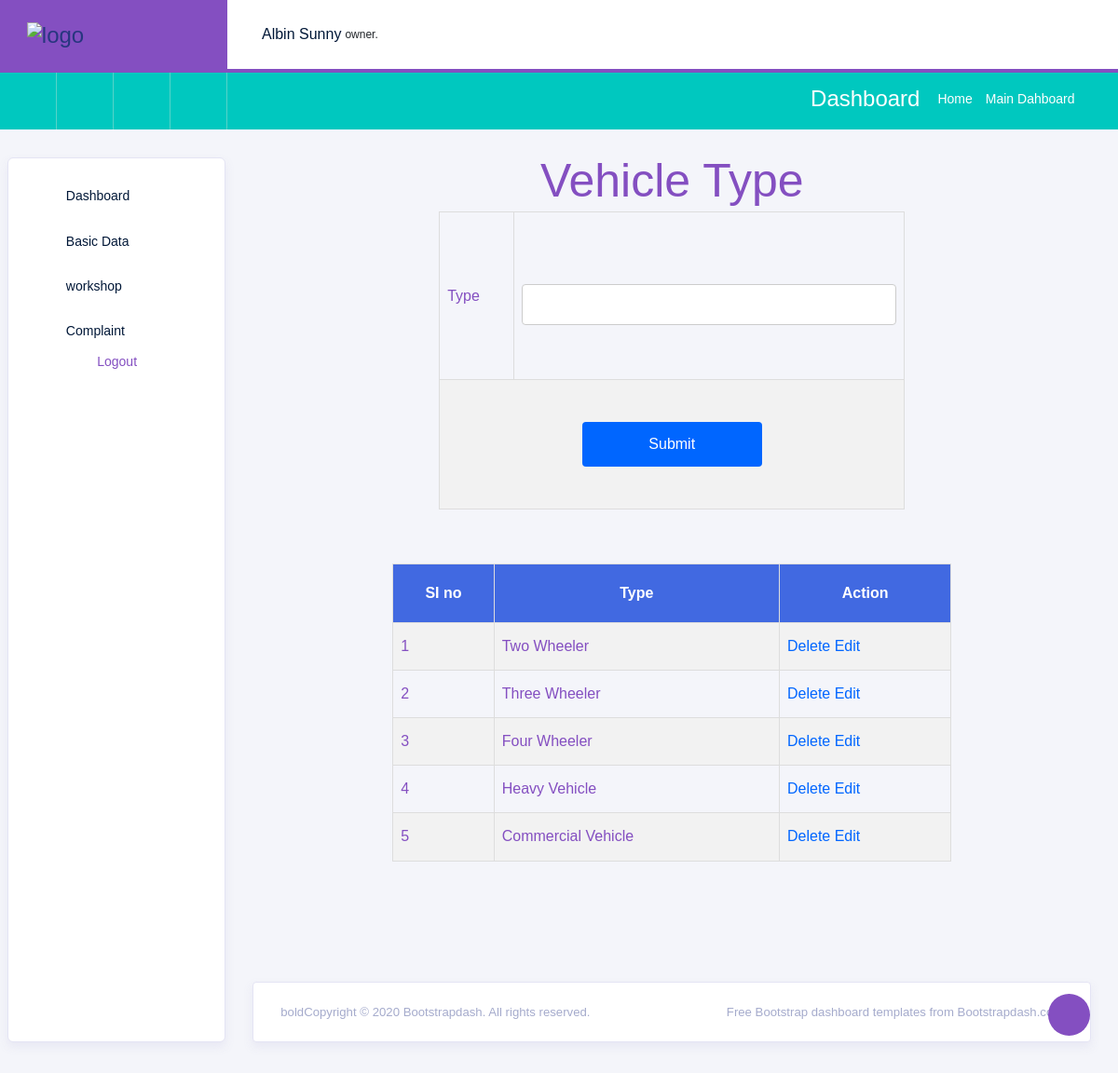
The app's page /admin/vechicletype.php with its own data.
### tables this page shows
CREATE TABLE tbl_vechicletype (
    vehicletype_id INT AUTO_INCREMENT PRIMARY KEY,
    vehicletype_name VARCHAR(100) NOT NULL,
    vehicletype_status INT DEFAULT 1,
    created_at TIMESTAMP DEFAULT CURRENT_TIMESTAMP
);

### admin/vechicletype.php (the view, shortened to what this page needs)
<?php
include('../Assets/Connection/Connection.php');
include("Head.php");
$ename="";
?>
<!DOCTYPE html PUBLIC "-//W3C//DTD XHTML 1.0 Transitional//EN" "http://www.w3.org/TR/xhtml1/DTD/xhtml1-transitional.dtd">
<html xmlns="http://www.w3.org/1999/xhtml">
<head>
</head>
<body>
<h1 align="center" style="color:#844fc1">Vehicle Type</h1>
<form id="form1" name="form1" method="post" action="">
  <table  width="500" height="320"border="1">
    <tr>
      <td>Type</td>
      <td><label for="txt_Type"></label>
      <input type="text" name="txt_Type" id="txt_Type" value="<?php echo $ename ?>"
	  required maxlength="50" pattern="[A-Z][A-Za-z\s]*"
       title="First letter must be capital, only letters and spaces are allowed."/>
    </tr>
    <tr>
      <td colspan="2"align="center"><input type="submit" name="btn_submit" id="btn_submit" value="Submit" /></td>
    </tr>
  </table>
  <p>&nbsp;</p>
  <p>&nbsp;</p>
  <table  width="600" height="320"border="1">
    <tr>
	<th style="background-color: #4169E1; color: white; text-align: center;">SI no</th>
	<th style="background-color: #4169E1; color: white; text-align: center;">Type</th>
	<th style="background-color: #4169E1; color: white; text-align: center;">Action</th>
    </tr>
   <?php
	$i=0;
	$sel="select * from tbl_vechicletype";
	$result=$conn->query($sel);
	while($row=$result->fetch_assoc())
	{
		$i++;
	?>
    <tr>
      <td><?php echo $i ?></td>
      <td><?php echo $row['vehicletype_name']?></td>
      <td><a href="Vechicletype.php?id=<?php echo $row['vehicletype_id']?>">Delete</a>
    <a href="Vechicletype.php?Eid=<?php echo $row['vehicletype_id']?>">Edit</a>
     </td>
    </tr>
    <?php
	}
	?>
  </table>
  <p>&nbsp;</p>
</form>
</body>
</html>
<?php
include("Foot.php");
?>

### Assets/Templates/Admin/form.css (style rules this page uses)
#tab td, #tab th { border: 1px solid #ddd; padding: 8px; color:#844fc1; }
#tab a { color:#06F; }
#tab tr:nth-child(even) { background-color: #f2f2f2; }
#tab th { padding-top: 12px; padding-bottom: 12px; text-align: left; background-color: #844fc1; color: white; }
input[type=text],[type=password],[type=email],[type=date], select { width: 100%; padding: 12px 20px; margin: 8px 0; display: inline-block; border: 1px solid #ccc; border-radius: 4px; box-sizing: border-box; }
input[type=submit] { width: 40%; background-color: #06F; color: white; padding: 15px; margin: 4px 0; border: none; border-radius: 4px; cursor: pointer; }

### records on screen
tbl_vechicletype: vehicletype_name "Two Wheeler"
tbl_vechicletype: vehicletype_name "Three Wheeler"
tbl_vechicletype: vehicletype_name "Four Wheeler"
tbl_vechicletype: vehicletype_name "Heavy Vehicle"
tbl_vechicletype: vehicletype_name "Commercial Vehicle"
